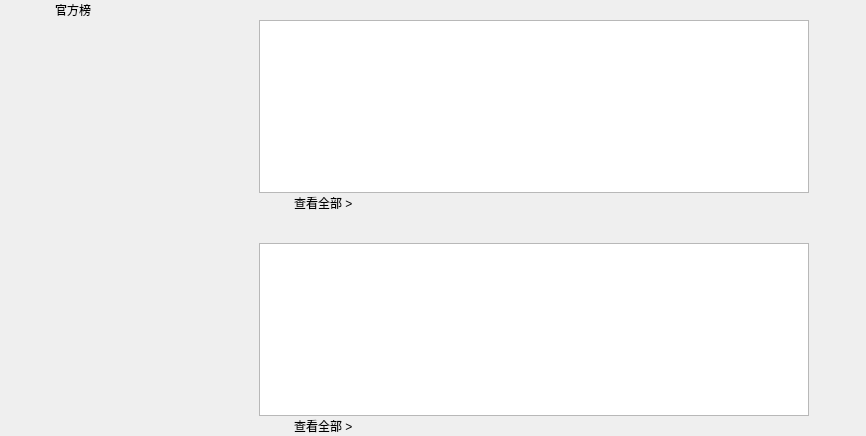
            <widget class="QWidget" name="rangking_list">
             <attribute name="title">
              <string>排行榜</string>
             </attribute>
             <layout class="QHBoxLayout" name="horizontalLayout_39">
              <property name="spacing">
               <number>0</number>
              </property>
              <property name="leftMargin">
               <number>0</number>
              </property>
              <property name="topMargin">
               <number>0</number>
              </property>
              <property name="rightMargin">
               <number>0</number>
              </property>
              <property name="bottomMargin">
               <number>0</number>
              </property>
              <item>
               <spacer name="horizontalSpacer_71">
                <property name="orientation">
                 <enum>Qt::Horizontal</enum>
                </property>
                <property name="sizeHint" stdset="0">
                 <size>
                  <width>55</width>
                  <height>20</height>
                 </size>
                </property>
               </spacer>
              </item>
              <item>
               <layout class="QVBoxLayout" name="verticalLayout_17">
                <property name="spacing">
                 <number>0</number>
                </property>
                <item>
                 <layout class="QHBoxLayout" name="horizontalLayout_36">
                  <property name="spacing">
                   <number>0</number>
                  </property>
                  <item>
                   <widget class="QLabel" name="labRankl">
                    <property name="text">
                     <string>官方榜</string>
                    </property>
                   </widget>
                  </item>
                  <item>
                   <spacer name="horizontalSpacer_66">
                    <property name="orientation">
                     <enum>Qt::Horizontal</enum>
                    </property>
                    <property name="sizeHint" stdset="0">
                     <size>
                      <width>40</width>
                      <height>20</height>
                     </size>
                    </property>
                   </spacer>
                  </item>
                 </layout>
                </item>
                <item>
                 <layout class="QVBoxLayout" name="verticalLayout_16">
                  <property name="spacing">
                   <number>0</number>
                  </property>
                  <item>
                   <layout class="QHBoxLayout" name="horizontalLayout_12">
                    <property name="leftMargin">
                     <number>2</number>
                    </property>
                    <property name="rightMargin">
                     <number>2</number>
                    </property>
                    <item>
                     <widget class="QWidget" name="widUp" native="true">
                      <property name="minimumSize">
                       <size>
                        <width>173</width>
                        <height>173</height>
                       </size>
                      </property>
                      <property name="maximumSize">
                       <size>
                        <width>173</width>
                        <height>173</height>
                       </size>
                      </property>
                     </widget>
                    </item>
                    <item>
                     <spacer name="horizontalSpacer_6">
                      <property name="orientation">
                       <enum>Qt::Horizontal</enum>
                      </property>
                      <property name="sizeHint" stdset="0">
                       <size>
                        <width>10</width>
                        <height>20</height>
                       </size>
                      </property>
                     </spacer>
                    </item>
                    <item>
                     <widget class="QListWidget" name="listCont">
                      <property name="minimumSize">
                       <size>
                        <width>550</width>
                        <height>173</height>
                       </size>
                      </property>
                      <property name="maximumSize">
                       <size>
                        <width>16777215</width>
                        <height>173</height>
                       </size>
                      </property>
                     </widget>
                    </item>
                   </layout>
                  </item>
                  <item>
                   <layout class="QHBoxLayout" name="horizontalLayout_37">
                    <item>
                     <spacer name="horizontalSpacer_67">
                      <property name="orientation">
                       <enum>Qt::Horizontal</enum>
                      </property>
                      <property name="sizeType">
                       <enum>QSizePolicy::Fixed</enum>
                      </property>
                      <property name="sizeHint" stdset="0">
                       <size>
                        <width>239</width>
                        <height>20</height>
                       </size>
                      </property>
                     </spacer>
                    </item>
                    <item>
                     <widget class="QLabel" name="labmore1">
                      <property name="text">
                       <string>查看全部 &gt;</string>
                      </property>
                     </widget>
                    </item>
                    <item>
                     <spacer name="horizontalSpacer_68">
                      <property name="orientation">
                       <enum>Qt::Horizontal</enum>
                      </property>
                      <property name="sizeHint" stdset="0">
                       <size>
                        <width>40</width>
                        <height>20</height>
                       </size>
                      </property>
                     </spacer>
                    </item>
                   </layout>
                  </item>
                 </layout>
                </item>
                <item>
                 <spacer name="verticalSpacer_11">
                  <property name="orientation">
                   <enum>Qt::Vertical</enum>
                  </property>
                  <property name="sizeType">
                   <enum>QSizePolicy::Fixed</enum>
                  </property>
                  <property name="sizeHint" stdset="0">
                   <size>
                    <width>20</width>
                    <height>30</height>
                   </size>
                  </property>
                 </spacer>
                </item>
                <item>
                 <layout class="QVBoxLayout" name="verticalLayout_15">
                  <property name="spacing">
                   <number>0</number>
                  </property>
                  <item>
                   <layout class="QHBoxLayout" name="horizontalLayout_13">
                    <property name="leftMargin">
                     <number>2</number>
                    </property>
                    <property name="rightMargin">
                     <number>2</number>
                    </property>
                    <item>
                     <widget class="QWidget" name="widUp2" native="true">
                      <property name="minimumSize">
                       <size>
                        <width>173</width>
                        <height>173</height>
                       </size>
                      </property>
                      <property name="maximumSize">
                       <size>
                        <width>173</width>
                        <height>173</height>
                       </size>
                      </property>
                     </widget>
                    </item>
                    <item>
                     <spacer name="horizontalSpacer_7">
                      <property name="orientation">
                       <enum>Qt::Horizontal</enum>
                      </property>
                      <property name="sizeHint" stdset="0">
                       <size>
                        <width>29</width>
                        <height>17</height>
                       </size>
                      </property>
                     </spacer>
                    </item>
                    <item>
                     <widget class="QListWidget" name="listCont2">
                      <property name="minimumSize">
                       <size>
                        <width>550</width>
                        <height>173</height>
                       </size>
                      </property>
                      <property name="maximumSize">
                       <size>
                        <width>16777215</width>
                        <height>173</height>
                       </size>
                      </property>
                     </widget>
                    </item>
                   </layout>
                  </item>
                  <item>
                   <layout class="QHBoxLayout" name="horizontalLayout_38">
                    <property name="spacing">
                     <number>0</number>
                    </property>
                    <item>
                     <spacer name="horizontalSpacer_69">
                      <property name="orientation">
                       <enum>Qt::Horizontal</enum>
                      </property>
                      <property name="sizeType">
                       <enum>QSizePolicy::Fixed</enum>
                      </property>
                      <property name="sizeHint" stdset="0">
                       <size>
                        <width>239</width>
                        <height>20</height>
                       </size>
                      </property>
                     </spacer>
                    </item>
                    <item>
                     <widget class="QLabel" name="labmore2">
                      <property name="text">
                       <string>查看全部 &gt;</string>
                      </property>
                     </widget>
                    </item>
                    <item>
                     <spacer name="horizontalSpacer_70">
                      <property name="orientation">
                       <enum>Qt::Horizontal</enum>
                      </property>
                      <property name="sizeHint" stdset="0">
                       <size>
                        <width>40</width>
                        <height>20</height>
                       </size>
                      </property>
                     </spacer>
                    </item>
                   </layout>
                  </item>
                 </layout>
                </item>
               </layout>
              </item>
              <item>
               <spacer name="horizontalSpacer_72">
                <property name="orientation">
                 <enum>Qt::Horizontal</enum>
                </property>
                <property name="sizeHint" stdset="0">
                 <size>
                  <width>55</width>
                  <height>20</height>
                 </size>
                </property>
               </spacer>
              </item>
             </layout>
            </widget>
